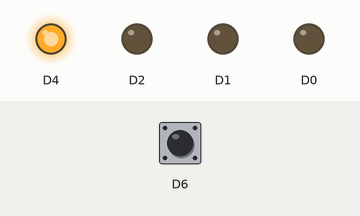
Bench run of a sketch on a simulated ESP8266 (NodeMCU). On the bench: output pins drawn as LEDs (lit = HIGH). Dashed ring = blinking. The test bench sets the inputs (shaded band); at power-on: D6 LOW.

Above: at 1.2 s.
1.3 s: D6 pulsed HIGH 5 times (0.12 s each, 0.3 s apart)
At 1.57 s:
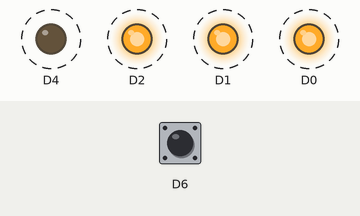
At 3.3 s:
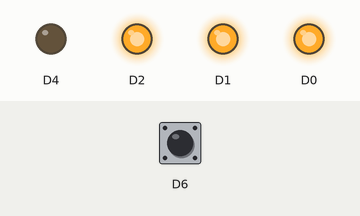
Timing chart, 0 to 4.8 s (numbered marks = the images above; inputs shaded):
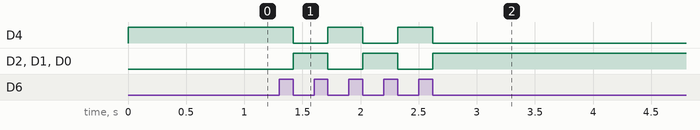

Measured:
- after the input at 1.3 s, D4: alternates HIGH for 0.30 s and LOW for 0.30 s, 5 changes in all, then stays LOW, starting after 0.12 s; D2, D1, D0: alternates HIGH for 0.30 s and LOW for 0.30 s, 5 changes in all, then stays HIGH, starting after 0.12 s

The sketch:

led_long_press.ino
```cpp
int x;
int c=0;
void setup() {
  // put your setup code here, to run once:
 pinMode(D0,OUTPUT);
 pinMode(D1,OUTPUT);
 pinMode(D2,OUTPUT);
 pinMode(D4,OUTPUT);
 pinMode(D6,INPUT);
}

void loop() {
  // put your main code here, to run repeatedly:
  x=digitalRead(D6);
  if (x==HIGH)
  {
    while(x==HIGH)
    {
      x=digitalRead(D6);
    }
    c++;
  }
  if(c%2==1)
  {
    digitalWrite(D0,HIGH);
    digitalWrite(D1,HIGH);
    digitalWrite(D2,HIGH);
    digitalWrite(D4,LOW);

  }
  if(c%2==0)
  {
    digitalWrite(D0,LOW);
    digitalWrite(D1,LOW);
    digitalWrite(D2,LOW);
    digitalWrite(D4,HIGH);
  }
}
```
